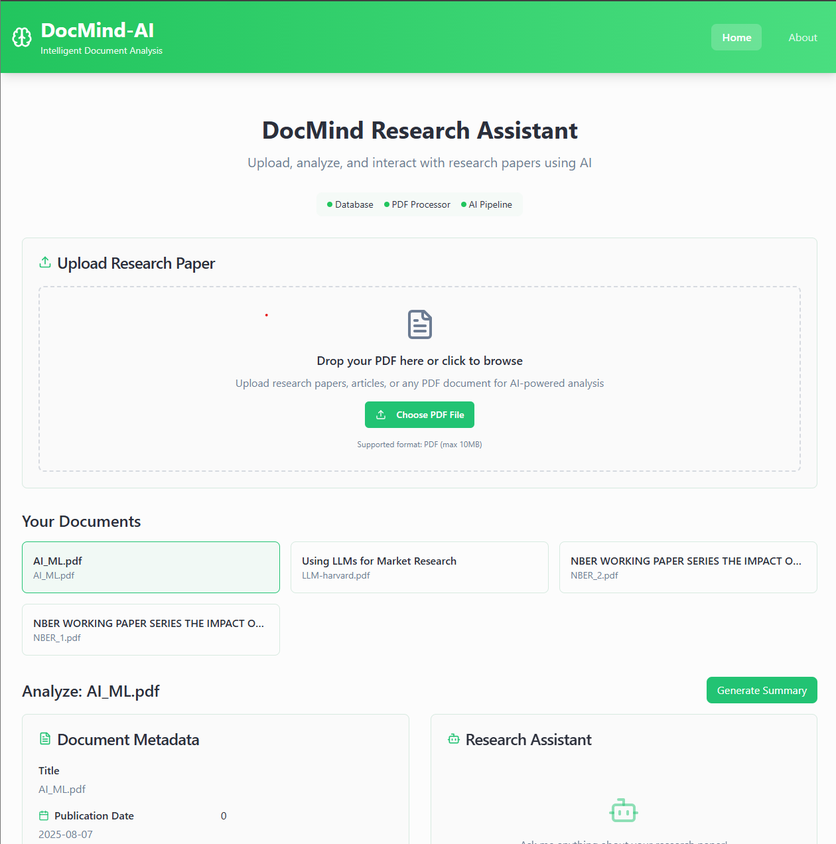
#> input picture assets/S1.png, 836 x 844 px, shrunk from 1260 x 1272 before the run
$ python -i image_preprocessing.py   (imports and definitions only)
#> lines starting #> are read from the running program, lines starting #| are printed output that depends on the picture
#> further down, picture is the input picture: PIL image 836x844 RGBA; mean R, G, B, A 228.9, 243.5, 234.8, 255
from PIL import Image, ImageEnhance, ImageFilter
import logging


class OCRImagePreprocessor:
    """
    Simple image preprocessing for improved OCR performance.
    Clean implementation focused on core functionality.
    """
    def __init__(self):
        self.default_contrast = 1.3
        self.default_sharpness = 1.2

    def _ensure_grayscale(self, image: Image.Image) -> Image.Image:
        """Convert image to grayscale if not already."""
        if image.mode != 'L':
            return image.convert('L')
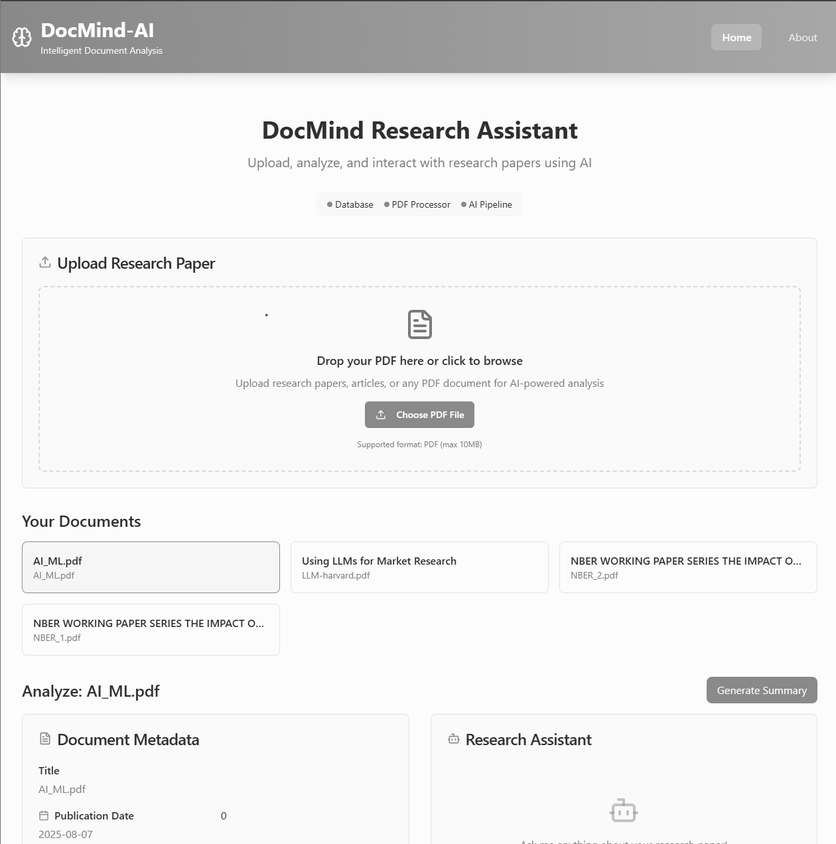
#> returned value: PIL image 836x844 L; min 7, max 255, mean 238.1
        return image

    def preprocess_for_ocr(self, image: Image.Image) -> Image.Image:
        """
        Basic preprocessing to improve OCR accuracy.
        """
        try:
            image = self._ensure_grayscale(image)

            # Enhance contrast
            contrast_enhancer = ImageEnhance.Contrast(image)
            image = contrast_enhancer.enhance(self.default_contrast)
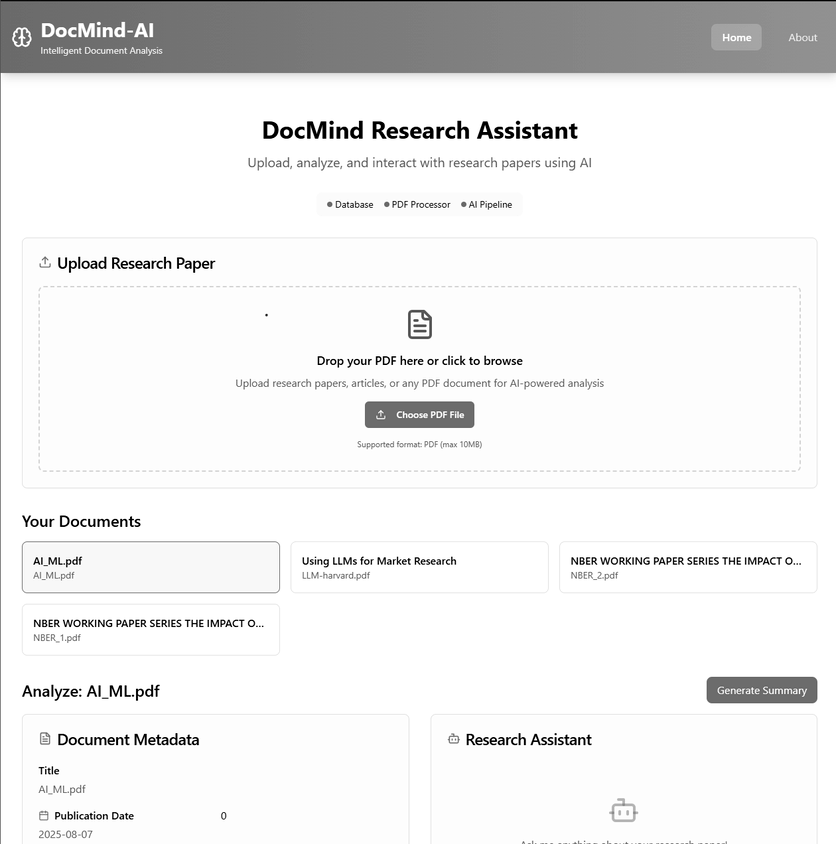
#> image: PIL image 836x844 L; min 0, max 255, mean 237.4

            # Sharpen image
            sharpness_enhancer = ImageEnhance.Sharpness(image)
            image = sharpness_enhancer.enhance(self.default_sharpness)

            # Reduce noise
            image = image.filter(ImageFilter.MedianFilter(size=3))

            return image

        except Exception as e:
            logging.error(f"[OCR Preprocessor] Error during preprocess_for_ocr: {e}")
            return image

    def preprocess_quick(self, image: Image.Image) -> Image.Image:
        """
        Quick preprocessing for basic OCR improvement.
        """
        try:
            image = self._ensure_grayscale(image)

            contrast_enhancer = ImageEnhance.Contrast(image)
            image = contrast_enhancer.enhance(1.2)

            return image

        except Exception as e:
            logging.error(f"[OCR Preprocessor] Error during preprocess_quick: {e}")
            return image

    def get_preprocessing_info(self) -> dict:
        """
        Get information about available preprocessing capabilities.
        """
        return {
            "available_methods": ["preprocess_for_ocr", "preprocess_quick"],
            "features": [
                "Grayscale conversion",
                "Contrast enhancement",
                "Image sharpening",
                "Noise reduction (median filter)"
            ],
            "default_settings": {
                "contrast_factor": self.default_contrast,
                "sharpness_factor": self.default_sharpness
            }
        }

>>> from PIL import Image
>>> picture = Image.open('../../../assets/S1.png')
>>> result = OCRImagePreprocessor().preprocess_for_ocr(picture)

$ run again, on assets/S2.png
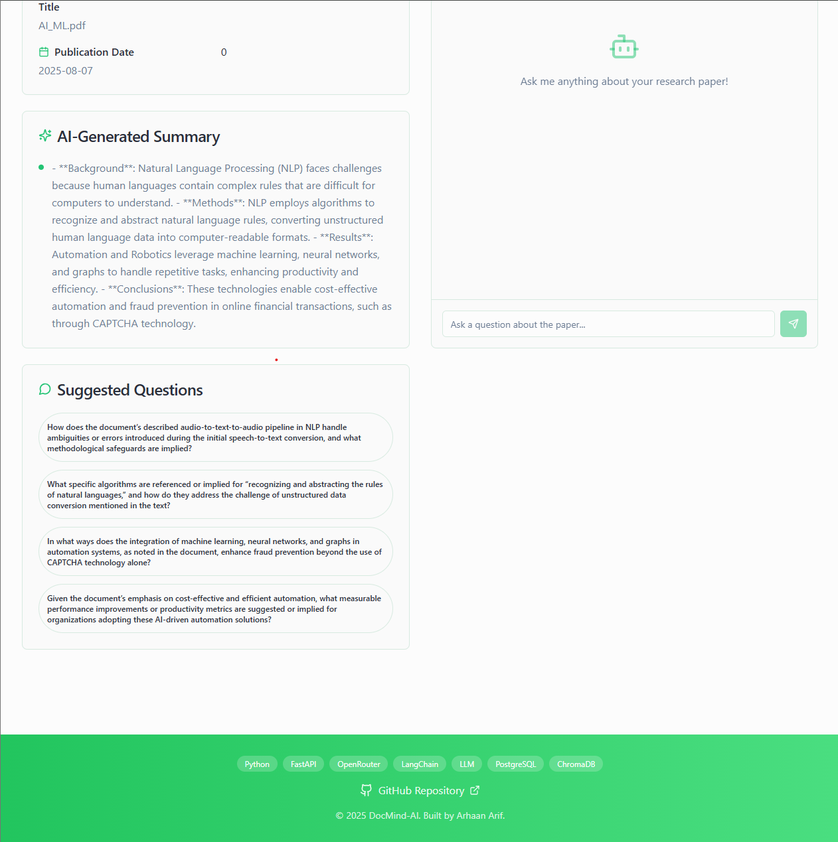
#> input picture assets/S2.png, 838 x 842 px, shrunk from 1262 x 1269 before the run
#> picture is the input picture: PIL image 838x842 RGBA; mean R, G, B, A 222, 241.9, 229.8, 255
#> in _ensure_grayscale, `return image.convert('L')`:
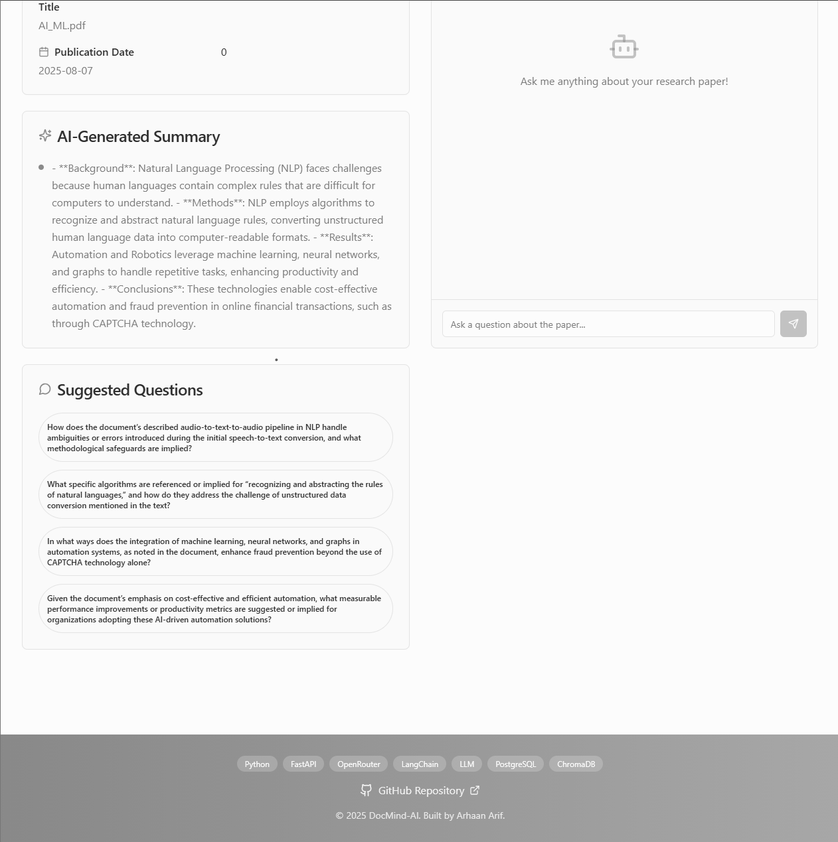
#> returned value: PIL image 838x842 L; min 6, max 255, mean 234.6
#> in preprocess_for_ocr, `image = contrast_enhancer.enhance(self.default_contrast)`:
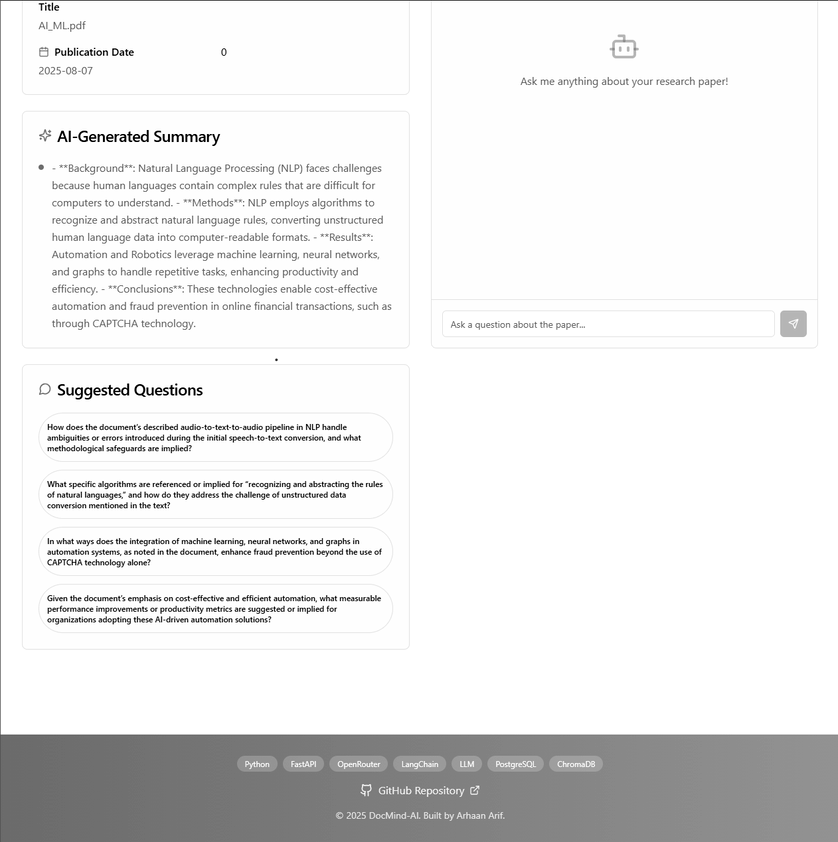
#> image: PIL image 838x842 L; min 0, max 255, mean 233.3

$ run again, on assets/S3.png
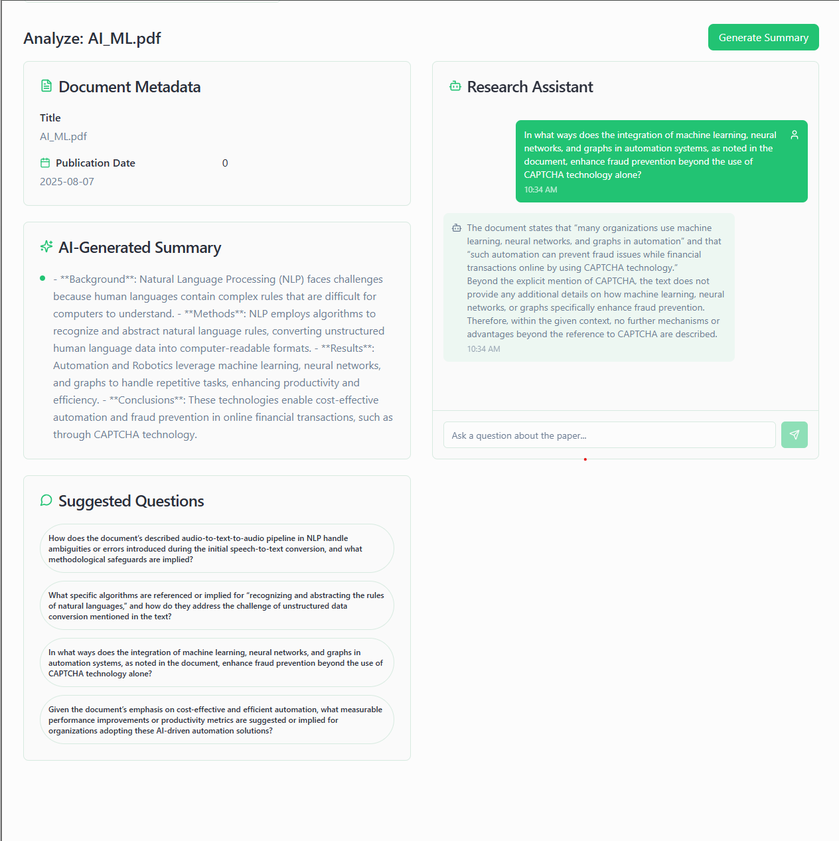
#> input picture assets/S3.png, 839 x 841 px, shrunk from 1264 x 1267 before the run
#> picture is the input picture: PIL image 839x841 RGBA; mean R, G, B, A 236.9, 243.7, 240.9, 255
#> in _ensure_grayscale, `return image.convert('L')`:
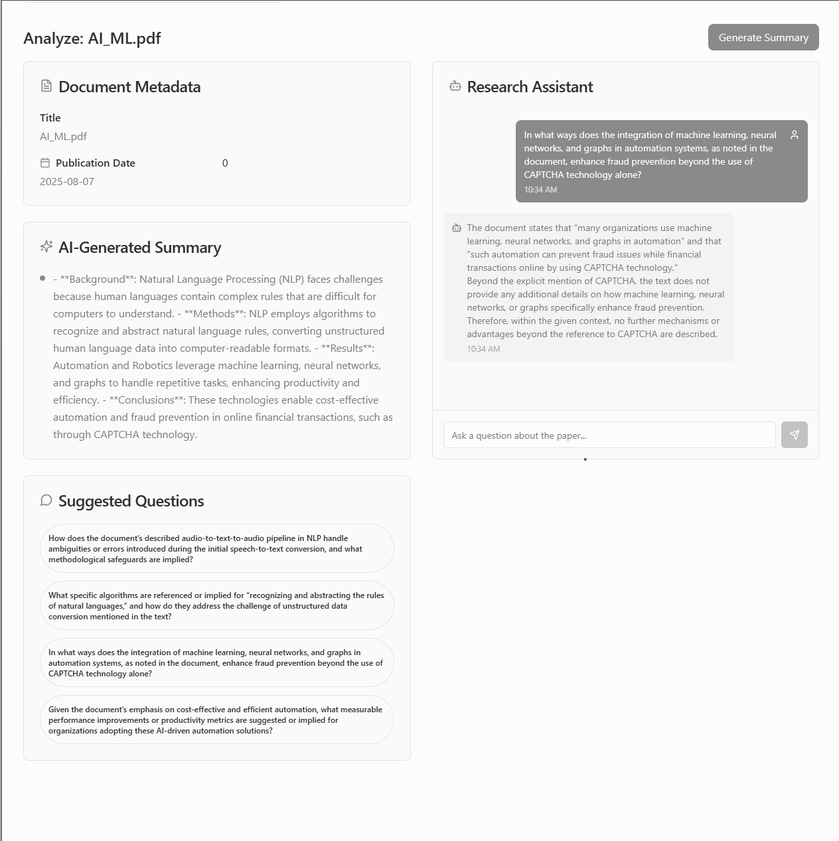
#> returned value: PIL image 839x841 L; min 2, max 255, mean 241.3
#> in preprocess_for_ocr, `image = image.filter(ImageFilter.MedianFilter(size=3))`:
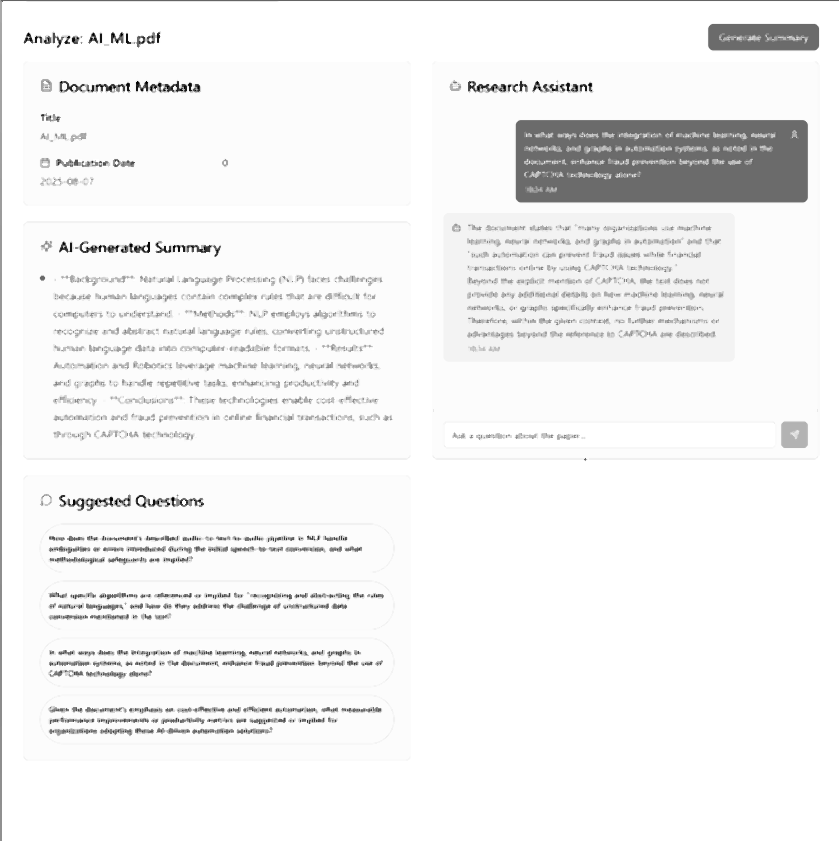
#> image: PIL image 839x841 L; min 0, max 255, mean 242.4

$ run again, on assets/S4.png
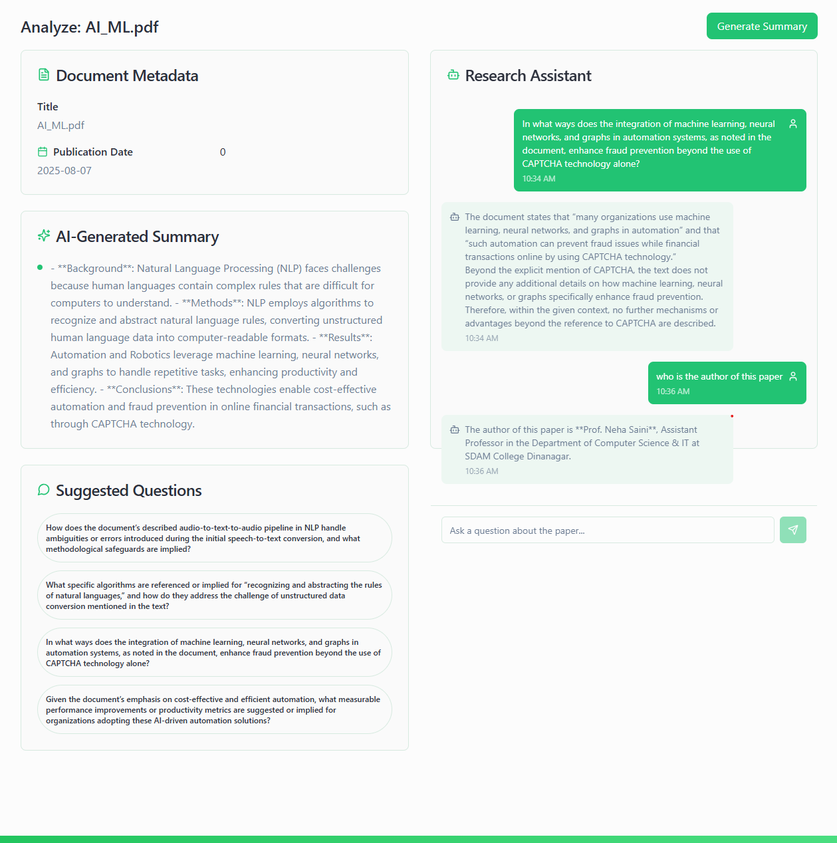
#> input picture assets/S4.png, 837 x 843 px, shrunk from 1259 x 1268 before the run
#> picture is the input picture: PIL image 837x843 RGBA; mean R, G, B, A 232.9, 242.9, 238.4, 255
#> in _ensure_grayscale, `return image.convert('L')`:
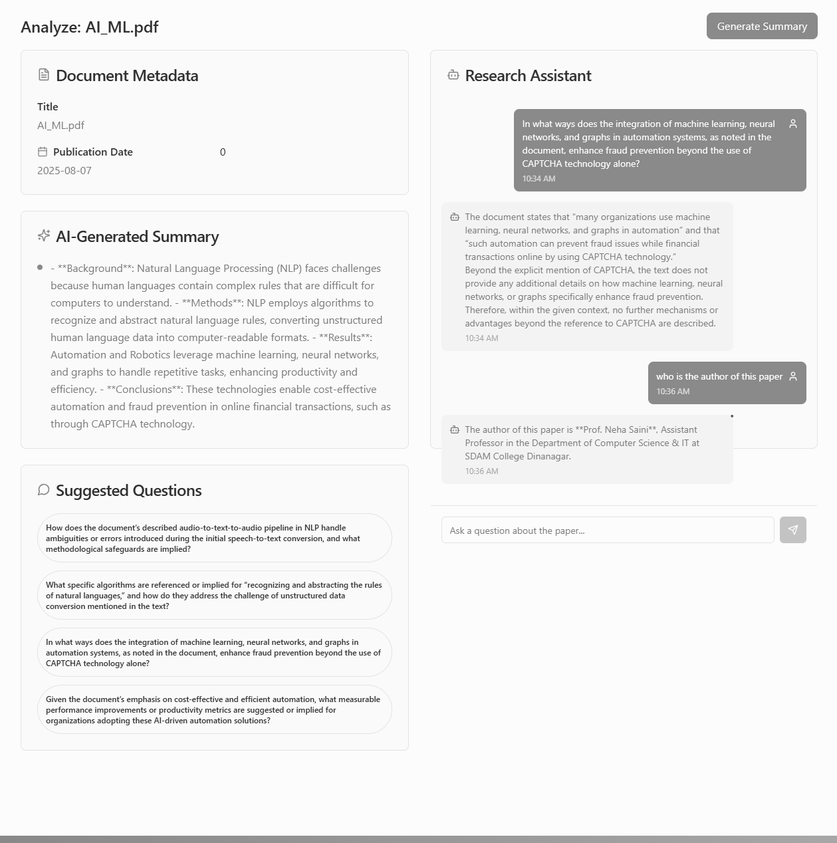
#> returned value: PIL image 837x843 L; min 9, max 255, mean 239.4
#> in preprocess_for_ocr, `image = image.filter(ImageFilter.MedianFilter(size=3))`:
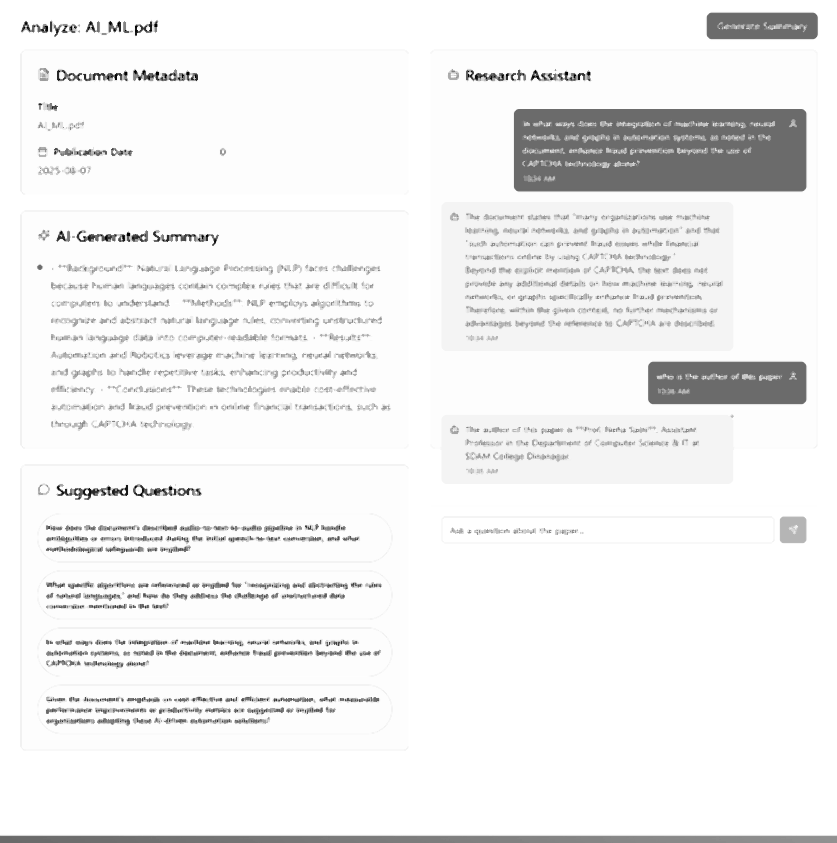
#> image: PIL image 837x843 L; min 0, max 255, mean 240.3
